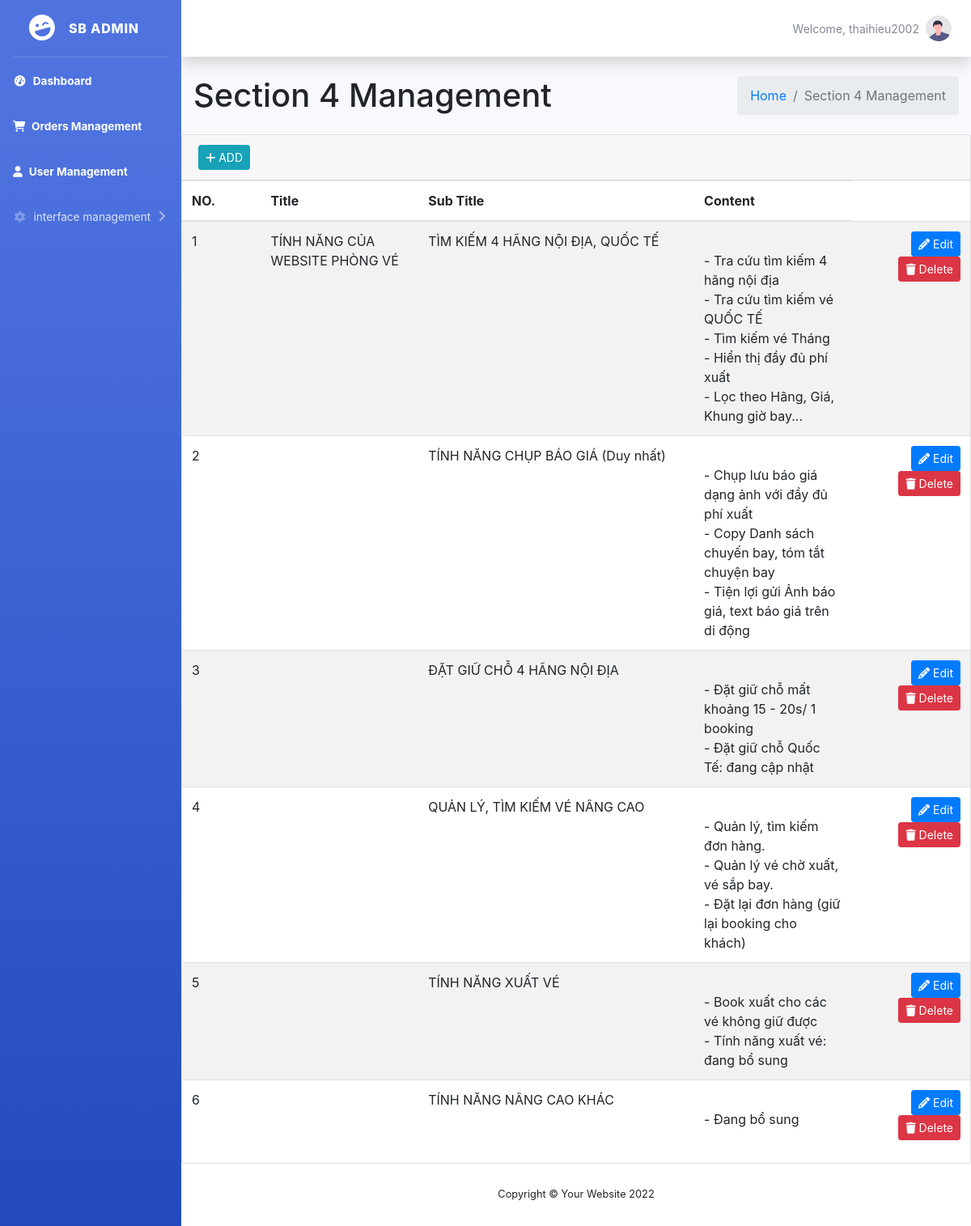
Page /views/section4.php (signed in) on the committed database.
### tables this page shows
CREATE TABLE IF NOT EXISTS `section_4` (
  `id` int(11) NOT NULL AUTO_INCREMENT,
  `title` varchar(500) DEFAULT NULL,
  `sub_title` varchar(500) NOT NULL,
  `content` varchar(500) NOT NULL,
  PRIMARY KEY (`id`)
);

### models/db.php (called while the page is built)
<?php
class Db
{
	public static $connection;
    public function __construct()
    {
    if (!self::$connection) {
    self::$connection = new mysqli(DB_HOST, DB_USER, DB_PASSWORD, DB_NAME,PORT);
    self::$connection->set_charset(DB_CHARSET);
    }
    return self::$connection;
    }
}

### models/section4.php (called while the page is built, shortened)
<?php
class Section4 extends Db
{
    public function getAllSection4()
    {
        $sql = self::$connection->prepare("SELECT * FROM `section_4`");
        $sql->execute();
        $item = $sql->get_result()->fetch_all(MYSQLI_ASSOC);
        return $item;
    }
}

### views/section4.php (the view, shortened to what this page needs)
<?php
include "header.php";
?>
<div class="content-wrapper">
    <section class="content-header">
        <div class="container-fluid">
            <div class="row mb-2">
                <div class="col-sm-6">
                    <h1>Section 4 Management</h1>
                </div>
                <div class="col-sm-6">
                    <ol class="breadcrumb float-sm-right">
                        <li class="breadcrumb-item"><a href="index.php">Home</a></li>
                        <li class="breadcrumb-item active">Section 4 Management</li>
                    </ol>
                </div>
            </div>
        </div>
    </section>
    <section class="content">
        <div class="card">
            <div class="card-header">
                <div class="card-tools">
                    <button type="button" class="btn btn-info btn-sm" data-toggle="modal" data-target="#addSS4"><i class="fas fa-plus"></i> ADD</button>
                </div>
            </div>
            <div class="card-body p-0">
                <table class="table table-striped projects">
                    <thead>
                        <tr>
                            <th style="width: 10%">
                                NO.
                            </th>
                            <th style="width: 20%">
                                Title
                            </th>
                            <th style="width: 35%">
                                Sub Title
                            </th>
                            <th style="width: 20%">
                                Content
                            </th>
                        </tr>
                    </thead>
                    <tbody>
                        <?php
                        $count = 1;
                        $getAllSection4 = $section4->getAllSection4();
                        foreach ($getAllSection4 as $value) : ?>
                            <tr>
                                <td><?php echo $count++ ?></td>
                                <td><?php echo $value['title'] ?></td>
                                <td><?php echo $value['sub_title'] ?></td>
                                <td><?php echo str_replace(" . ", '<br>- ', $value['content']) ?></td>
                                <td class="project-actions text-right">
                                    <a class="btn btn-primary btn-sm" href="editSection4.php?id=<?php echo $value['id']; ?>">
                                        <i class="fas fa-pencil-alt">
                                        </i>
                                        Edit
                                    </a>
                                    <?php if (count($getAllSection4) > 1) : ?>
                                        <a class="btn btn-danger btn-sm" href="../controllers/section4/deleteSS4.php?id=<?php echo $value['id']; ?>" onclick="return confirm('Are you sure you want to delete?')">
                                            <i class="fas fa-trash"></i> Delete
                                        </a>
                                    <?php endif; ?>
                                </td>
                            </tr>
                        <?php endforeach; ?>
                    </tbody>
                </table>
            </div>
        </div>
    </section>
</div>
<?php include "footer.php"; ?>

### rows in the picture
section_4: title "TÍNH NĂNG CỦA WEBSITE PHÒNG VÉ", sub_title "TÌM KIẾM 4 HÃNG NỘI ĐỊA, QUỐC TẾ", content "- Tra cứu tìm kiếm 4 hãng nội địa - Tra cứu tìm kiếm vé QUỐC TẾ - Tìm kiếm vé Tháng - Hiển thị đầy đủ phí xuất - Lọc theo Hãng, Giá, Khung giờ bay..."
section_4: sub_title "TÍNH NĂNG CHỤP BÁO GIÁ (Duy nhất)", content "- Chụp lưu báo giá dạng ảnh với đầy đủ phí xuất - Copy Danh sách chuyến bay, tóm tắt chuyện bay - Tiện lợi gửi Ảnh báo giá, text báo giá trên di động"
section_4: sub_title "ĐẶT GIỮ CHỖ 4 HÃNG NỘI ĐỊA", content "- Đặt giữ chỗ mất khoảng 15 - 20s/ 1 booking - Đặt giữ chỗ Quốc Tế: đang cập nhật"
section_4: sub_title "QUẢN LÝ, TÌM KIẾM VÉ NÂNG CAO", content "- Quản lý, tìm kiếm đơn hàng. - Quản lý vé chờ xuất, vé sắp bay. - Đặt lại đơn hàng (giữ lại booking cho khách)"
section_4: sub_title "TÍNH NĂNG XUẤT VÉ", content "- Book xuất cho các vé không giữ được - Tính năng xuất vé: đang bổ sung"
section_4: sub_title "TÍNH NĂNG NÂNG CAO KHÁC", content "- Đang bổ sung"

### other values in the picture
$_SESSION['user'] "thaihieu2002"
